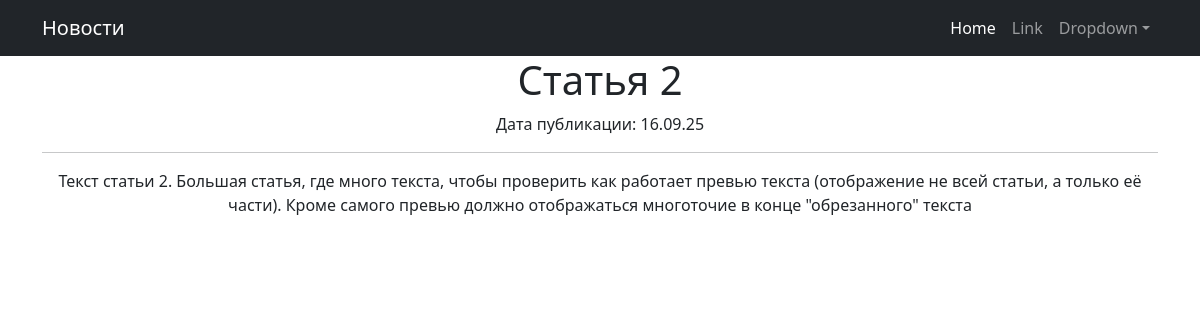
Page /posts/2/ on the committed database.
### news/models.py (models this page shows, shortened)
class Post(models.Model):
    POST = 'PS'
    NEWS = 'NW'
    POST_TYPES = [(POST, 'Статья'), (NEWS, 'Новость')]
    author = models.ForeignKey(Author, on_delete=models.CASCADE)
    post_type = models.CharField(max_length=2, choices=POST_TYPES, default=NEWS)
    created_at = models.DateTimeField(auto_now_add=True)
    categories = models.ManyToManyField(Category, through='PostCategory')
    title = models.CharField(max_length=255)
    text = models.TextField()
    rating = models.IntegerField(default=0)

### news/views.py (the view)
# urls.py: path('<int:pk>/', PostDetail.as_view(), name='post_detail'),
class PostDetail(DetailView):
    model = Post
    template_name = 'post.html'
    context_object_name = 'post'

### news/templatetags/censor.py (called while the page is built)
@register.filter(name='censor')
def censor(value: str):
    if not isinstance(value, str):
        raise ValueError("Фильтр можно применять только к строкам")
    def replace_bad_word(match):
        word = match.group()
        return word[0] + '*' * (len(word) - 1)
    result = value
    for bad in BAD_WORDS:
        result = re.sub(rf'\b{bad}\b', replace_bad_word, result, flags=re.IGNORECASE)
    return result

### templates/post.html (shortened to what this page needs)
{% extends 'flatpages/default.html' %}
{% load censor %}
{% block content %}
<h1>{{ post.title|censor }}</h1>
Дата публикации: {{post.created_at|date:'d.m.y'}}
<hr>
{{post.text|censor}}
{% endblock content %}

### rows in the picture
Post: title|censor "Статья 2", created_at "16.09.25", text|censor "Текст статьи 2. Большая статья, где много текста, чтобы проверить как работает превью текста (отображение не всей статьи, а только её части). Кроме самого превью должно отображаться многоточие в конце \"обрезанного\" текста"
